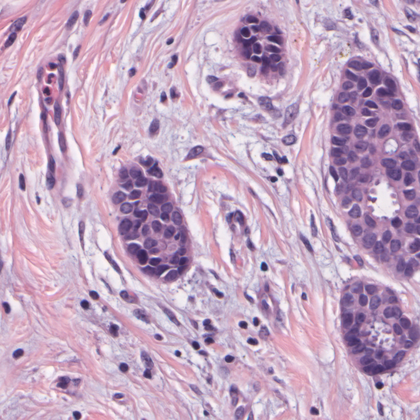
%> input picture 8913.tif, 420 x 420 px, shrunk from 1001 x 1001 before the run
$ octave show_case.m   (GNU Octave 9; MATLAB toolbox functions it lacks are replaced by stand-ins)
%> lines starting %> are read from the running program, lines starting %| are printed output that depends on the picture; in (x1, y1, x2, y2) boxes, pixels count from 0 and x2, y2 are one past the last pixel; in counts of white or black regions, pixels touching at a corner belong together; the program's own positions count from 1
### normalizeStaining.m
function [Inorm H E] = normalizeStaining(I, Io, beta, alpha, HERef, maxCRef)
% normalizeStaining: Normalize the staining appearance of images
% originating from H&E stained sections.
%
% Example use:
% See test.m.
%
% Input:
% I         - RGB input image;
% Io        - (optional) transmitted light intensity (default: 240);
% beta      - (optional) OD threshold for transparent pixels (default: 0.15);
% alpha     - (optional) tolerance for the pseudo-min and pseudo-max (default: 1);
% HERef     - (optional) reference H&E OD matrix (default value is defined);
% maxCRef   - (optional) reference maximum stain concentrations for H&E (default value is defined);
%
% Output:
% Inorm     - normalized image;
% H         - (optional) hematoxylin image;
% E         - (optional)eosin image;
%
% References:
% A method for normalizing histology slides for quantitative analysis. M.
% Macenko et al., ISBI 2009
%
% Efficient nucleus detector in histopathology images. J.P. Vink et al., J
% Microscopy, 2013
%
% Copyright (c) 2013, Mitko Veta
% Image Sciences Institute
% University Medical Center
% Utrecht, The Netherlands
%
% See the license.txt file for copying permission.
%

% transmitted light intensity
if ~exist('Io', 'var') || isempty(Io)
    Io = 240;
end

% OD threshold for transparent pixels
if ~exist('beta', 'var') || isempty(beta)
    beta = 0.15;
end

% tolerance for the pseudo-min and pseudo-max
if ~exist('alpha', 'var') || isempty(alpha)
    alpha = 1;
end

% reference H&E OD matrix
if ~exist('HERef', 'var') || isempty(HERef)
    HERef = [
        0.5626    0.2159
        0.7201    0.8012
        0.4062    0.5581
        ];
end

% reference maximum stain concentrations for H&E
if ~exist('maxCRef)', 'var') || isempty(maxCRef)
    maxCRef = [
        1.9705
        1.0308
        ];
end

h = size(I,1);
w = size(I,2);

I = double(I);

I = reshape(I, [], 3);

% calculate optical density
OD = -log((I+1)/Io);

% remove transparent pixels
ODhat = OD(~any(OD < beta, 2), :);

% calculate eigenvectors
[V, ~] = eig(cov(ODhat));

% project on the plane spanned by the eigenvectors corresponding to the two
% largest eigenvalues
That = ODhat*V(:,2:3);

% find the min and max vectors and project back to OD space
phi = atan2(That(:,2), That(:,1));

minPhi = prctile(phi, alpha);
maxPhi = prctile(phi, 100-alpha);

vMin = V(:,2:3)*[cos(minPhi); sin(minPhi)];
vMax = V(:,2:3)*[cos(maxPhi); sin(maxPhi)];

% a heuristic to make the vector corresponding to hematoxylin first and the
% one corresponding to eosin second
if vMin(1) > vMax(1)
    HE = [vMin vMax];
else
    HE = [vMax vMin];
end

% rows correspond to channels (RGB), columns to OD values
Y = reshape(OD, [], 3)';

% determine concentrations of the individual stains
C = HE \ Y;

% normalize stain concentrations
maxC = prctile(C, 99, 2);

C = bsxfun(@rdivide, C, maxC);
C = bsxfun(@times, C, maxCRef);

% recreate the image using reference mixing matrix
Inorm = Io*exp(-HERef * C);
Inorm = reshape(Inorm', h, w, 3);
Inorm = uint8(Inorm);

if nargout > 1
    H = Io*exp(-HERef(:,1) * C(1,:));
    H = reshape(H', h, w, 3);
    H = uint8(H);
end

if nargout > 2
    E = Io*exp(-HERef(:,2) * C(2,:));
    E = reshape(E', h, w, 3);
    E = uint8(E);
end

end

### GeneralLoG/XNucleiSeg_GL_Thresholding.m
%%----------------------%%
% Input
%     R: image channel (current implementation using Red Channel)
%     ac: remove non-nuclei regions
% Output:
%    C_mask3: the foreground is nuclei which clump together or have
%    concave shape
%    cs4,rs4: the centers of isolated nuclei whith convex shape
%    A3: the isolated nuclei with convex shape
% Written by Hongming Xu
% ECE U of A
% feel free to use it
%%---------------------%%


function [C_mask3 cs4 rs4 A3]=XNucleiSeg_GL_Thresholding(R,ac,I,flagTMA)

% (i) global threshold using Otsu's method
% R1=imtophat(255-R,strel('disk',40));
% R=255-R1;
if ~exist('flagTMA','var')
    flagTMA=0;
end
%% HGMR module
R_hat=255-R;
% Opening by reconstruction
% S = [0 0 1 1 1 0 0;...
%     0 1 1 1 1 1 0;...
%     1 1 1 1 1 1 1;...
%     1 1 1 1 1 1 1;...
%     1 1 1 1 1 1 1;...
%     0 1 1 1 1 1 0;...
%     0 0 1 1 1 0 0];

S = [0 0 1 0 0;...
     0 1 1 1 0;...
     1 1 1 1 1 ;...
     0 1 1 1 0;...
     0 0 1 0 0];
Re=imerode(R_hat,S);
fRe=imreconstruct(Re,R_hat);%show(fRe);

% Closing-by-Reconstruction
fRerc=imcomplement(fRe);
fRerce=imerode(fRerc,S);
fRercbr=imcomplement(imreconstruct(fRerce,fRerc));

R=255-fRercbr;

TR=graythresh(R);%show(R)
RClogical=im2bw(R,TR);%show(RClogical)

%% get rid of white background
% [5 lines of commented-out code are left out]

if ~flagTMA
    C_mask1=imopen(~RClogical,strel('disk',2));
    C_mask1=bwareaopen(C_mask1,ac,8);
    C_mask1=imfill(C_mask1,'holes');%show(C_mask1);
else
    bwBK=I(:,:,1)>224;%show(bwBK); show(R);
    bwBK=bwBK&~RClogical;%show(~RClogical);
    bwBK=imerode(bwBK,strel('disk',2));
    C_mask1=~bwBK&~RClogical;
%show(C_mask1);
end

% (ii) local threshold segmentation
[label2,n2]=bwlabel(C_mask1);%show(label2);
stats2=regionprops(label2,'BoundingBox');

% if flagTMA
%     stats2(1)=[];
% end
C_mask2=C_mask1;
%imshow(R)
for j=1:length(stats2)
    x=floor(stats2(j).BoundingBox(1));
    y=floor(stats2(j).BoundingBox(2));
    w=floor(stats2(j).BoundingBox(3));
    h=floor(stats2(j).BoundingBox(4));
    if x<1   %% make sure the bounding box is within the image
        x=1;
    end
    if y<1
        y=1;
    end
    tr=R(y:y+h,x:x+w);
%     fprintf('on the %dth obj\n',j);

    rr=im2bw(tr,graythresh(tr));
    C_mask2(y:y+h,x:x+w)=C_mask1(y:y+h,x:x+w)&(~rr);
%      hold on,
%      plot(stats2(j).BoundingBox(1),stats2(j).BoundingBox(2),'r*');
%      rectangle('Position',[stats2(j).BoundingBox(1),stats2(j).BoundingBox(2),stats2(j).BoundingBox(3),stats2(j).BoundingBox(4)],...
%         'EdgeColor','g','LineWidth',2);
end
% show(C_mask2);

C_mask2=imopen(C_mask2,strel('disk',2));
C_mask2=bwareaopen(C_mask2,round(ac*(2/3)),8);
C_mask2=imfill(C_mask2,'holes');


%(iii) find isolated nuclei centers with high fittness of convex shape
[label3,n3]=bwlabel(C_mask2);
stats3=regionprops(label3,'Solidity');
s3=cat(1,stats3.Solidity);
ind3=find(s3>0.95);
A3=ismember(label3,ind3);
c4=regionprops(A3,'centroid');
centroids4=cat(1,c4.Centroid);
cs4=centroids4(:,1);
rs4=centroids4(:,2);
C_mask3=C_mask2-A3;
end

### GeneralLoG/XNucleiCenD_Clustering.m
%%----------------------%%
% Input
%     R: image channel (current implementation using Red Channel)
%    C_mask3: the foreground is nuclei which clump together or have
%    concave shape
% Output:
%    bs4: the binary image with nuclei centers as foreground
% Written by Hongming Xu
% ECE U of A
% feel free to use it
%%---------------------%%


function [ns]=XNucleiCenD_Clustering(R,C_mask3,largeSigma,smallSigma)


%% Method (iii) gGoG

R_hat=double(255-R);
thetaStep=pi/9;    % thetaStep
sigmaStep=-1;              % Sigma step
kerSize=largeSigma*4;    % Kernel size
alpha = 1;


%% fast old version
% [19 lines of commented-out code are left out]

%% modified version
[aggregated_response] = Xaggregate_gLoG_filter_response2_V2(R_hat, largeSigma, smallSigma, sigmaStep,thetaStep, kerSize, alpha); %% summation with each direction
X=[;];
Y=[];
for i=1:size(aggregated_response,3)
    aggregated_response1=aggregated_response(:,:,i);
    aggregated_response_norm = scaleNormalization(aggregated_response1, 0, 255);
    bt=imregionalmax(aggregated_response_norm);

%    bcur=bcur|bt;   %% for generating figures

    bt(~C_mask3)=0;
    [r,c]=find(bt);
    X=[X,[r';c']];
    ind=sub2ind(size(R),r,c);
    Y=[Y,aggregated_response_norm(ind)'];


end


% [r,c]=find(bcur);
% X=[r';c'];
bandwidth=6;
[clustCent,point2cluster,clustMembsCell] = MeanShiftCluster(X,bandwidth);

ns=[];
for i=1:length(clustMembsCell)
    temp=clustMembsCell{i,1};
    [~,ind]=max(Y(temp));
    index=temp(ind);
    ns=[ns,X(:,index)];
end

end

### GeneralLoG/Xaggregate_gLoG_filter_response2_V2.m
function [Ik] = Xaggregate_gLoG_filter_response2_V2(imageGray, largestSigma,smallestSigma,sigmaStep, thetaStep, kernelSize, alpha)


Ik=zeros(size(imageGray,1),size(imageGray,2),pi/thetaStep+1);

FC=zeros(round(kernelSize+1),round(kernelSize+1));  %% circular multi-scale gLoG kernel
for theta = 0: thetaStep : pi-thetaStep
    F=zeros(round(kernelSize+1),round(kernelSize+1));
    for sigmaX = largestSigma : sigmaStep: smallestSigma;
            for sigmaY = sigmaX : sigmaStep: smallestSigma;
                h = -elipLog([round(kernelSize+1),round(kernelSize+1)], sigmaX, sigmaY, theta);
                h=h*(1+log(sigmaX^alpha))*(1+log(sigmaY^alpha));
                if sigmaX==sigmaY
                    FC=FC+h;
                else
                    F=F+h;                          %% elliptical multi-scale gLoG kernels
                end
            end
    end
    k=theta/thetaStep+2;
    Ik(:,:,k)=imfilter(imageGray,F,'replicate');
end
FC=FC./(pi/thetaStep);
Ik(:,:,1)=imfilter(imageGray,FC,'replicate');

end

%% to show three D surface
% surf(F)
% shading interp
% axis off

### GeneralLoG/scaleNormalization.m
function [normalizedImg] = scaleNormalization(img, lowBound, uppBound)

%%% img is a grey-level one

maxV = max(max(img));
minV = min(min(img));

normalizedImg = lowBound + (img - minV)*(uppBound-lowBound)/(maxV-minV);

### GeneralLoG/MeanShiftCluster.m
function [clustCent,data2cluster,cluster2dataCell] = MeanShiftCluster(dataPts,bandWidth,plotFlag);
%perform MeanShift Clustering of data using a flat kernel
%
% ---INPUT---
% dataPts           - input data, (numDim x numPts)
% bandWidth         - is bandwidth parameter (scalar)
% plotFlag          - display output if 2 or 3 D    (logical)
% ---OUTPUT---
% clustCent         - is locations of cluster centers (numDim x numClust)
% data2cluster      - for every data point which cluster it belongs to (numPts)
% cluster2dataCell  - for every cluster which points are in it (numClust)
%


%*** Check input ****
if nargin < 2                      %number of function arguments
    error('no bandwidth specified')
end

if nargin < 3
    plotFlag = true;     % to visualize the iterations
     plotFlag = false;
end

%**** Initialize stuff ***
[numDim,numPts] = size(dataPts);
numClust        = 0;
bandSq          = bandWidth^2;
initPtInds      = 1:numPts;
maxPos          = max(dataPts,[],2);                          %biggest size in each dimension
minPos          = min(dataPts,[],2);                          %smallest size in each dimension
boundBox        = maxPos-minPos;                        %bounding box size
sizeSpace       = norm(boundBox);                       %indicator of size of data space
% stopThresh      = 1e-3*bandWidth;                       %when mean has converged
stopThresh      = 1e-3;
clustCent       = [];                                   %center of clust
beenVisitedFlag = zeros(1,numPts,'uint8');              %track if a points been seen already
numInitPts      = numPts;                               %number of points to posibaly use as initilization points
clusterVotes    = zeros(1,numPts,'uint16');             %used to resolve conflicts on cluster membership


while numInitPts

    tempInd         = ceil( (numInitPts-1e-6)*rand);        %pick a random seed point
    stInd           = initPtInds(tempInd);                  %use this point as start of mean
    myMean          = dataPts(:,stInd);                           % intilize mean to this points location
    myMembers       = [];                                   % points that will get added to this cluster
    thisClusterVotes    = zeros(1,numPts,'uint16');         %used to resolve conflicts on cluster membership

    while 1     %loop untill convergence

        sqDistToAll = sum((repmat(myMean,1,numPts) - dataPts).^2);    %dist squared from mean to all points still active sum each column
        inInds      = find(sqDistToAll < bandSq);               %points within bandWidth
        thisClusterVotes(inInds) = thisClusterVotes(inInds)+1;  %add a vote for all the in points belonging to this cluster


        myOldMean   = myMean;                                   %save the old mean
        myMean      = mean(dataPts(:,inInds),2);                %compute the new mean  the mean value of each row
        myMembers   = [myMembers inInds];                       %add any point within bandWidth to the cluster
        beenVisitedFlag(myMembers) = 1;                         %mark that these points have been visited

        %*** plot stuff ****
        if plotFlag
            figure(12345),clf,hold on
            if numDim == 2
                plot(dataPts(1,:),dataPts(2,:),'.')
                plot(dataPts(1,myMembers),dataPts(2,myMembers),'ys')
                plot(myMean(1),myMean(2),'go')
                plot(myOldMean(1),myOldMean(2),'rd')
                pause
            end
        end

        %**** if mean doesn't move much stop this cluster ***
        if norm(myMean-myOldMean) < stopThresh

            %check for merge posibilities
            mergeWith = 0;
            for cN = 1:numClust
                distToOther = norm(myMean-clustCent(:,cN));     %distance from posible new clust max to old clust max
                if distToOther < bandWidth/2                    %if its within bandwidth/2 merge new and old
                    mergeWith = cN;
                    break;
                end
            end


            if mergeWith > 0    % something to merge
                clustCent(:,mergeWith)       = 0.5*(myMean+clustCent(:,mergeWith));             %record the max as the mean of the two merged (I know biased twoards new ones)
                %clustMembsCell{mergeWith}    = unique([clustMembsCell{mergeWith} myMembers]);   %record which points inside
                clusterVotes(mergeWith,:)    = clusterVotes(mergeWith,:) + thisClusterVotes;    %add these votes to the merged cluster
            else    %its a new cluster
                numClust                    = numClust+1;                   %increment clusters
                clustCent(:,numClust)       = myMean;                       %record the mean
                %clustMembsCell{numClust}    = myMembers;                    %store my members
                clusterVotes(numClust,:)    = thisClusterVotes;
            end

            break;
        end

    end


    initPtInds      = find(beenVisitedFlag == 0);           %we can initialize with any of the points not yet visited
    numInitPts      = length(initPtInds);                   %number of active points in set

end

[val,data2cluster] = max(clusterVotes,[],1);                %a point belongs to the cluster with the most votes

%*** If they want the cluster2data cell find it for them
if nargout > 2 % number of output arguments
    cluster2dataCell = cell(numClust,1);
    for cN = 1:numClust
        myMembers = find(data2cluster == cN);
        cluster2dataCell{cN} = myMembers;
    end
end

### show_case.m
addpath(genpath([pwd '\GeneralLoG']));

IMData4SymmetricVoting_1={'8913.tif'};
% IMData4SymmetricVoting_1={'IU_007_1.png'};
% IMData4SymmetricVoting_1={'117_H&E_07_7.tif'};
%IMData4SymmetricVoting_1={'117_Feulgen_1_7.tif'};

for i=1:length(IMData4SymmetricVoting_1)
    curIMName=IMData4SymmetricVoting_1{i};
    curIM=imread(curIMName);
%> curIM is the input picture: size 420x420x3 uint8; mean R, G, B 194.9, 166, 193.8
    curIMsize=size(curIM);
    [curIM_norm] = normalizeStaining(curIM);
%> in normalizeStaining, `[V, ~] = eig(cov(ODhat));`: V = [-0.348 0.731 0.588; 0.646 -0.267 0.715; -0.679 -0.628 0.379]
%> in normalizeStaining, `minPhi = prctile(phi, alpha);`: minPhi = 1.49
%> in normalizeStaining, `maxPhi = prctile(phi, 100-alpha);`: maxPhi = 1.93
%> in normalizeStaining, `vMin = V(:,2:3)*[cos(minPhi); sin(minPhi)];`: vMin = [0.646; 0.69; 0.326]
%> in normalizeStaining, `vMax = V(:,2:3)*[cos(maxPhi); sin(maxPhi)];`: vMax = [0.291; 0.763; 0.577]
%> in normalizeStaining, `HE = [vMin vMax];`: HE = [0.646 0.291; 0.69 0.763; 0.326 0.577]
%> in normalizeStaining, `maxC = prctile(C, 99, 2);`: maxC = [1.44; 0.77]
    curIM_normRed=curIM_norm(:,:,1);
    %% using general LoG,
    %%% initial segmentation
    R=curIM_normRed; I=curIM;
    ac=5;    % remove isolated pixels(non-nuclei pixels)
    [Nmask,cs,rs,A3]=XNucleiSeg_GL_Thresholding(R,ac,I,1);      %% thresholding based binarization
%> in XNucleiSeg_GL_Thresholding, `R=255-fRercbr;`:
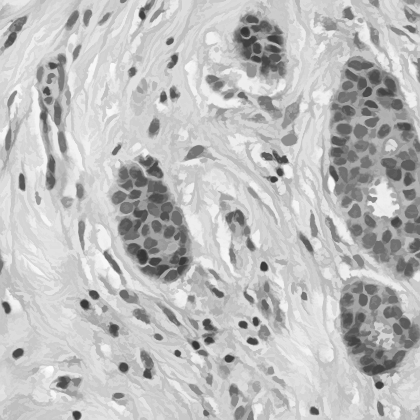
%> R: size 420x420 uint8; min 52, max 253, mean 190.1
%> in XNucleiSeg_GL_Thresholding, `TR=graythresh(R);`: TR = 0.651
%> in XNucleiSeg_GL_Thresholding, `RClogical=im2bw(R,TR);`:
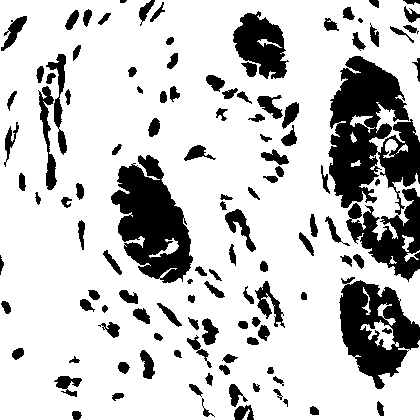
%> RClogical: size 420x420 logical; 78.1% white; 119 black regions (2 under 20 px), largest, box (x1, y1, x2, y2) and area: (328, 56, 420, 282) 11727, (111, 155, 193, 283) 6145, (339, 277, 420, 389) 4860
%> in XNucleiSeg_GL_Thresholding, `[label2,n2]=bwlabel(C_mask1);`:
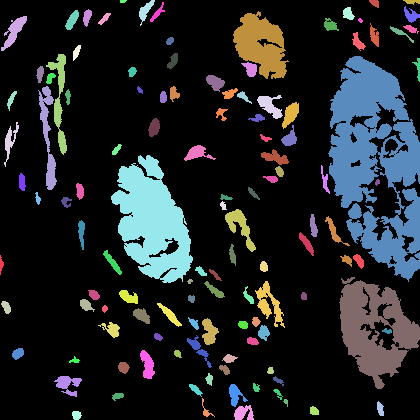
%> label2: size 420x420 double; 120 distinct labels, from 0 to 119; one colour per label, 0 black
%> in XNucleiSeg_GL_Thresholding, `[label2,n2]=bwlabel(C_mask1);`: n2 = 119
%> in XNucleiSeg_GL_Thresholding, `stats2=regionprops(label2,'BoundingBox');`: stats2 = 119 regions; largest, box (x1, y1, x2, y2): (328, 56, 420, 282), (111, 155, 193, 283), (339, 277, 420, 389), (233, 11, 289, 79), (46, 54, 67, 155)
%> the loop in XNucleiSeg_GL_Thresholding, `for j=1:length(stats2)` made 119 passes
%> (w, h) on passes 1 to 8: (4, 20), (26, 35), (10, 13), (15, 45), (10, 20), (12, 12), (7, 18), (6, 13)
%> after the loop in XNucleiSeg_GL_Thresholding, `for j=1:length(stats2)`:
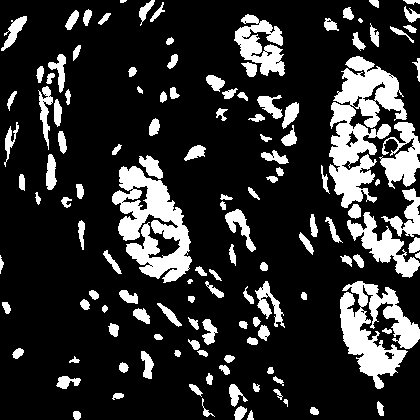
%> C_mask2: size 420x420 logical; 19% white; 131 white regions (2 under 20 px), largest, box (x1, y1, x2, y2) and area: (329, 56, 407, 208) 5720, (112, 166, 192, 283) 4828, (340, 281, 420, 389) 4145
%> in XNucleiSeg_GL_Thresholding, `[label3,n3]=bwlabel(C_mask2);`:
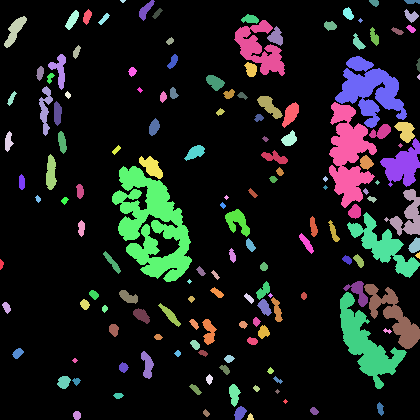
%> label3: size 420x420 double; 150 distinct labels, from 0 to 149; one colour per label, 0 black
%> in XNucleiSeg_GL_Thresholding, `[label3,n3]=bwlabel(C_mask2);`: n3 = 149
%> in XNucleiSeg_GL_Thresholding, `stats3=regionprops(label3,'Solidity');`: stats3 = 149 regions; first 5, Solidity: 0.968, 0.943, 0.843, 0.855, 0.861
%> in XNucleiSeg_GL_Thresholding, `s3=cat(1,stats3.Solidity);`: s3 = 149 values, max 1 at index 19, min 0.607 at index 139, mean 0.914
%> in XNucleiSeg_GL_Thresholding, `ind3=find(s3>0.95);`: ind3 = 63 values from 1 to 149
%> in XNucleiSeg_GL_Thresholding, `c4=regionprops(A3,'centroid');`: c4 = 63 regions; first 5, Centroid: [2.1 264.9], [18.4 353.9], [22.4 182.8], [38.7 199.5], [58.1 113.9]
%> in XNucleiSeg_GL_Thresholding, `centroids4=cat(1,c4.Centroid);`: centroids4 = 63 rows, first 12: [2.07 264.9; 18.42 353.9; 22.41 182.8; 38.68 199.5; 58.1 113.9; 65.32 201.1; 68.5 95.5; 75.5 361; 77.56 416; 94.52 295.2; 105.4 309.3; 114.5 330.4]
%> in XNucleiSeg_GL_Thresholding, `cs4=centroids4(:,1);`: cs4 = 63 values, max 419.3 at index 63, min 2.07 at index 1, mean 218.9
%> in XNucleiSeg_GL_Thresholding, `rs4=centroids4(:,2);`: rs4 = 63 values, max 416 at index 9, min 1.67 at index 15, mean 244
%> cs has the same summary as cs4 in XNucleiSeg_GL_Thresholding; rs has the same summary as rs4 in XNucleiSeg_GL_Thresholding
%     show(Nmask); LshowBWonIM(Nmask,I);
    %%% gLoG seeds detection
    largeSigma=16;smallSigma=12; % Sigma value
    ns=XNucleiCenD_Clustering(R,Nmask,largeSigma,smallSigma);  %% To detect nuclei clumps
%> the loop in XNucleiCenD_Clustering, `for i=1:size(aggregated_response,3)` made 10 passes
%> (maxV in scaleNormalization, minV in scaleNormalization) on passes 1 to 8: (17.43, -19.43), (34.76, -37.85), (33.73, -37.8), (33.16, -38), (33.76, -38.73), (34.6, -39.74), (35.15, -40.19), (35.79, -39.66)
%> pass 1, in XNucleiCenD_Clustering, `aggregated_response1=aggregated_response(:,:,i);`:
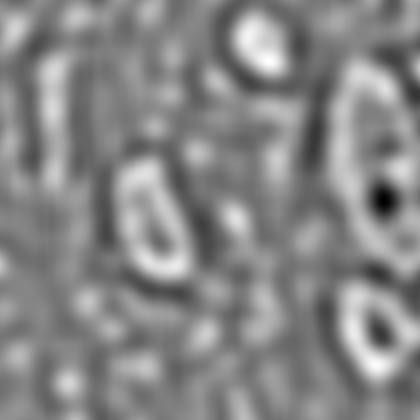
%> aggregated_response1: size 420x420 double; min -19.43, max 17.43, mean 0.0539; drawn with min black and max white
%> after the loop in XNucleiCenD_Clustering, `for i=1:size(aggregated_response,3)`: X = 475 columns, first 8: [309 142 30 384 18 303 18 225; 5 10 15 69 77 88 106 132]; Y = 475 values, max 255 at index 205, min 118.4 at index 387, mean 195.6
%> in MeanShiftCluster, `[numDim,numPts] = size(dataPts);`: numDim = 2; numPts = 475
%> in MeanShiftCluster, `initPtInds      = 1:numPts;`: initPtInds = 475 values from 1 to 475
%> in MeanShiftCluster, `maxPos          = max(dataPts,[],2);`: maxPos = [410; 420]
%> in MeanShiftCluster, `minPos          = min(dataPts,[],2);`: minPos = [1; 5]
%> in MeanShiftCluster, `boundBox        = maxPos-minPos;`: boundBox = [409; 415]
%> in MeanShiftCluster, `sizeSpace       = norm(boundBox);`: sizeSpace = 582.7
%> in MeanShiftCluster, `numInitPts      = numPts;`: numInitPts = 475
%> the loop in MeanShiftCluster, `while numInitPts` made 67 passes
%> (stInd, numInitPts) on passes 1 to 8: (402, 465), (361, 461), (198, 451), (123, 443), (240, 433), (190, 427), (372, 417), (141, 407)
%> after the loop in MeanShiftCluster, `while numInitPts`: beenVisitedFlag = 475 values from 1 to 1; clustCent = 62 columns, first 8: [219.2 241.5 153.9 31.25 261.9 368.3 170.2 70.8; 236.7 308.5 198 374.2 148.8 146.5 402.4 133.6]; distToOther = 0; mergeWith = 26; numClust = 62; thisClusterVotes = 475 values, max 5 at index 373, min 0 at index 1, mean 0.08
%> in MeanShiftCluster, `[val,data2cluster] = max(clusterVotes,[],1);`: val = 475 values, max 7 at index 62, min 1 at index 22, mean 2.32; data2cluster = 475 values, max 62 at index 231, min 1 at index 25, mean 27.7
%> in MeanShiftCluster, `cluster2dataCell = cell(numClust,1);`: cluster2dataCell = 62 items
%> the loop in MeanShiftCluster, `for cN = 1:numClust` made 62 passes
%> myMembers on passes 1 to 8: [25 68 111 153 202 250 304 355 402 451], [311 361 408 457], [21 64 107 149 198 246 300 352 399 448], [123 168 215 265 319 370 418 464], [13 58 101 143 191 240 294 346 393 441 442], [12 190 239 293 345 392], [41 83 126 172 219 270 324 372 423 467], [9 56 99 141 186 237 291 343 390 438]
%> in XNucleiCenD_Clustering, `[clustCent,point2cluster,clustMembsCell] = MeanShiftCluster(X,bandwidt..`: point2cluster has the same summary as data2cluster in MeanShiftCluster
%> the loop in XNucleiCenD_Clustering, `for i=1:length(clustMembsCell)` made 62 passes
%> (temp, ind, index) on passes 7 to 13: ([41 83 126 172 219 270 324 372 423 467], 3, 126), ([9 56 99 141 186 237 291 343 390 438], 7, 291), ([45 87 131 177 224 277 329 377 427 471], 6, 277), ([223 274 275 328 376 426], 1, 223), ([2 50 92 135 180 227 280 334 382 432], 5, 180), ([8 55 98 140 185 235 236 289 290 341 342 388 389 437], 7, 236), ([46 88 129 174 276 330 378 428 474], 2, 88)

    figure(1),imshow(I);
    hold on,plot(ns(2,:),ns(1,:),'y+');
    hold on,plot(cs,rs,'g*');
%> after `plot(cs,rs,'g*')`:
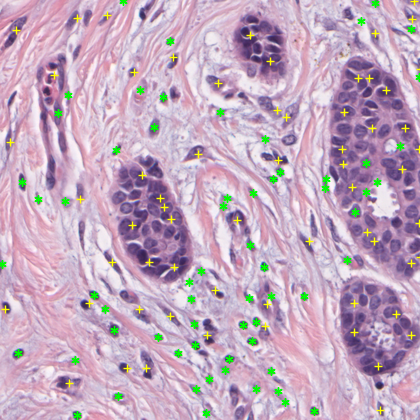
%> figure redrawn from the program's plot data
end
